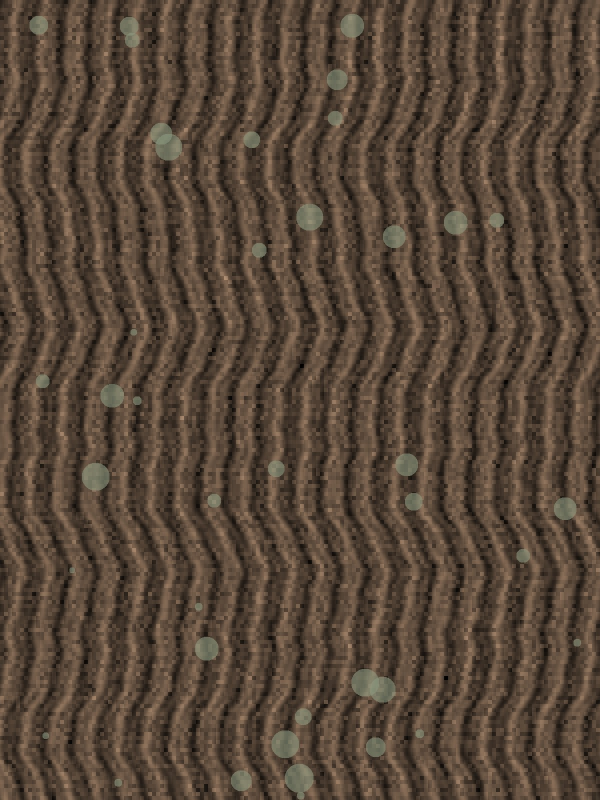
#> input picture mobile/assets/check/sample.jpg, 1200 x 1600 px (shown at 1/2 size); its folder holds only this picture in this run
$ python -i local_matching.py   (imports and definitions only)
#> lines starting #> are read from the running program, lines starting #| are printed output that depends on the picture
"""Local matching: (1) bark keypoint matching on RGB, (2) trunk structure from depth.

Why these two, and why no extra neural network
----------------------------------------------
* Bark surfaces are individual: Robert et al. (2020, arXiv:1912.03221)
  re-identify the *same bark surface* with keypoint descriptors + geometric
  verification. Their learned DeepBark descriptor beat SIFT, but SIFT-family
  matching is the dependency-free baseline we can run on a Pi; we use RootSIFT
  (Arandjelović & Zisserman, CVPR 2012) + RANSAC and only re-rank the top-k
  global candidates, so cost is bounded by k, not by gallery size.
* Tree architecture is individual: Yrttimaa et al. (Forestry 2025) identified
  80% of 65 Scots pines from TLS stem profiles and branch-origin patterns
  (100% when >=10 branch origins were re-observed). Consumer depth cannot
  resolve branch origins like TLS can, so the defensible part to transfer is
  the stem diameter profile (diameter vs height), matched with a tolerance.
  Validated here only on simulated depth; see docs/experiments.md.
"""

from __future__ import annotations

from dataclasses import dataclass

import cv2
import numpy as np


# --------------------------------------------------------------------------
# RGB keypoints
# --------------------------------------------------------------------------
@dataclass
class LocalFeatures:
    keypoints: np.ndarray  # (N, 2) float32, pixel coords at the working resolution
    descriptors: np.ndarray  # (N, 128) uint8 quantised RootSIFT

    def nbytes(self) -> int:
        return self.keypoints.nbytes + self.descriptors.nbytes

    def to_npz_dict(self, prefix: str = "") -> dict:
        return {f"{prefix}kp": self.keypoints, f"{prefix}desc": self.descriptors}


class KeypointMatcher:
    def __init__(self, max_side: int = 640, n_features: int = 500, ratio: float = 0.8,
                 ransac_px: float = 6.0, min_matches: int = 8):
        self.max_side = max_side
        self.n_features = n_features
        self.ratio = ratio
        self.ransac_px = ransac_px
        self.min_matches = min_matches
        self._sift = cv2.SIFT_create(nfeatures=n_features)

    def extract(self, image: np.ndarray) -> LocalFeatures:
        g = image if image.ndim == 2 else cv2.cvtColor(image, cv2.COLOR_RGB2GRAY)
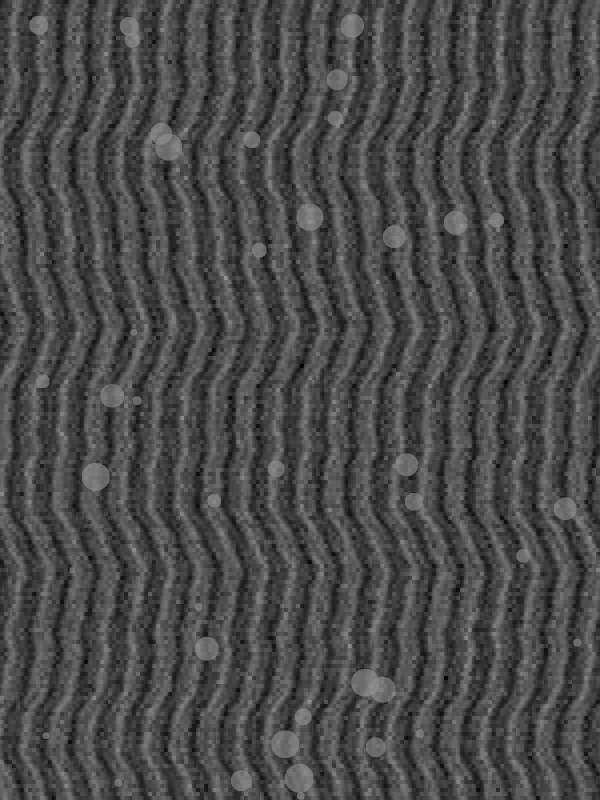
#> g: shape (1600, 1200) (shown at 1/2 size); min 0, max 151, mean 74.1
        h, w = g.shape
#> h = 1600; w = 1200
        s = self.max_side / max(h, w)
#> s = 0.4
        if s < 1:
            g = cv2.resize(g, (int(round(w * s)), int(round(h * s))), interpolation=cv2.INTER_AREA)
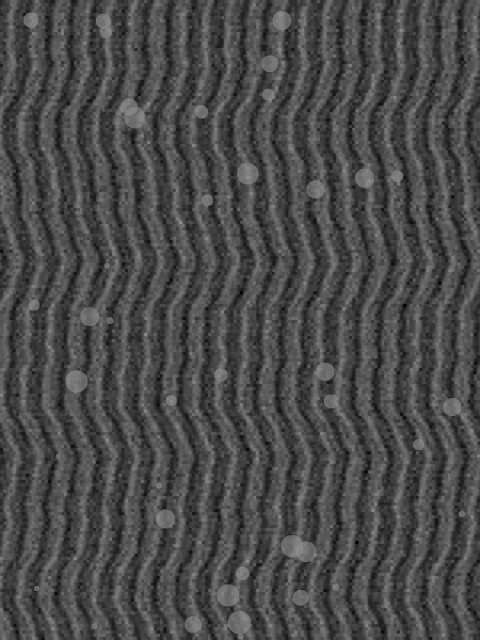
#> g: shape (640, 480); min 0, max 149, mean 74.1
        kps, desc = self._sift.detectAndCompute(g, None)
#> kps = 500 keypoints; strongest (x, y, size): (357, 542, 2.6), (242, 573, 8.7), (247, 174, 12.5), (280, 21, 11.8)
        if desc is None or len(kps) == 0:
            return LocalFeatures(np.zeros((0, 2), np.float32), np.zeros((0, 128), np.uint8))
        desc = desc / np.maximum(desc.sum(1, keepdims=True), 1e-7)  # RootSIFT: L1 then sqrt
        desc = np.sqrt(desc)
        q = np.clip(np.round(desc * 255.0), 0, 255).astype(np.uint8)
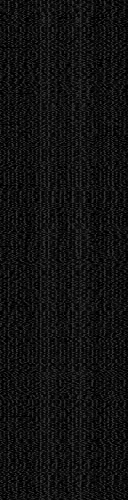
#> q: shape (500, 128); min 0, max 61, mean 17.4
        pts = np.array([k.pt for k in kps], dtype=np.float32)
#> pts = 500 pairs, first value 4.37 to 475.2, second value 6.82 to 635
        return LocalFeatures(pts, q)

    # [20 lines left out: functions inliers, score, not called in this run]


# --------------------------------------------------------------------------
# Depth: trunk diameter profile
# --------------------------------------------------------------------------
@dataclass
class Intrinsics:
    fx: float
    fy: float
    cx: float
    cy: float


@dataclass
class TrunkProfile:
    heights: np.ndarray  # (S,) metres above the lowest visible trunk point
    diameters: np.ndarray  # (S,) metres, NaN where the slice fit failed

    # [83 lines left out: functions dbh, fit_circle, trunk_profile_from_depth, profile_similarity, not called in this run]

>>> import cv2
>>> picture = cv2.cvtColor(cv2.imread('../../../mobile/assets/check/sample.jpg'), cv2.COLOR_BGR2RGB)
>>> result = KeypointMatcher().extract(picture)
